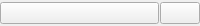
<?xml version="1.0" encoding="UTF-8"?>
<ui version="4.0">
 <class>QStickyButton</class>
 <widget class="QWidget" name="QStickyButton">
  <property name="geometry">
   <rect>
    <x>0</x>
    <y>0</y>
    <width>200</width>
    <height>26</height>
   </rect>
  </property>
  <property name="windowTitle">
   <string>Form</string>
  </property>
  <layout class="QVBoxLayout" name="verticalLayout">
   <property name="spacing">
    <number>0</number>
   </property>
   <property name="leftMargin">
    <number>0</number>
   </property>
   <property name="topMargin">
    <number>0</number>
   </property>
   <property name="rightMargin">
    <number>0</number>
   </property>
   <property name="bottomMargin">
    <number>0</number>
   </property>
   <item>
    <layout class="QHBoxLayout" name="horizontalLayout">
     <property name="spacing">
      <number>1</number>
     </property>
     <item>
      <widget class="QPushButton" name="pushStickyButton">
       <property name="text">
        <string/>
       </property>
      </widget>
     </item>
     <item>
      <widget class="QPushButton" name="lockStickyButton">
       <property name="sizePolicy">
        <sizepolicy hsizetype="Fixed" vsizetype="Fixed">
         <horstretch>0</horstretch>
         <verstretch>0</verstretch>
        </sizepolicy>
       </property>
       <property name="text">
        <string/>
       </property>
       <property name="icon">
        <iconset resource="../QStickyButton.qrc">
         <normaloff>:/img/LockOpened.png</normaloff>
         <normalon>:/img/LockClosed.png</normalon>:/img/LockOpened.png</iconset>
       </property>
       <property name="iconSize">
        <size>
         <width>16</width>
         <height>16</height>
        </size>
       </property>
       <property name="checkable">
        <bool>true</bool>
       </property>
       <property name="checked">
        <bool>false</bool>
       </property>
      </widget>
     </item>
    </layout>
   </item>
  </layout>
 </widget>
 <resources>
  <include location="../QStickyButton.qrc"/>
 </resources>
 <connections/>
</ui>
